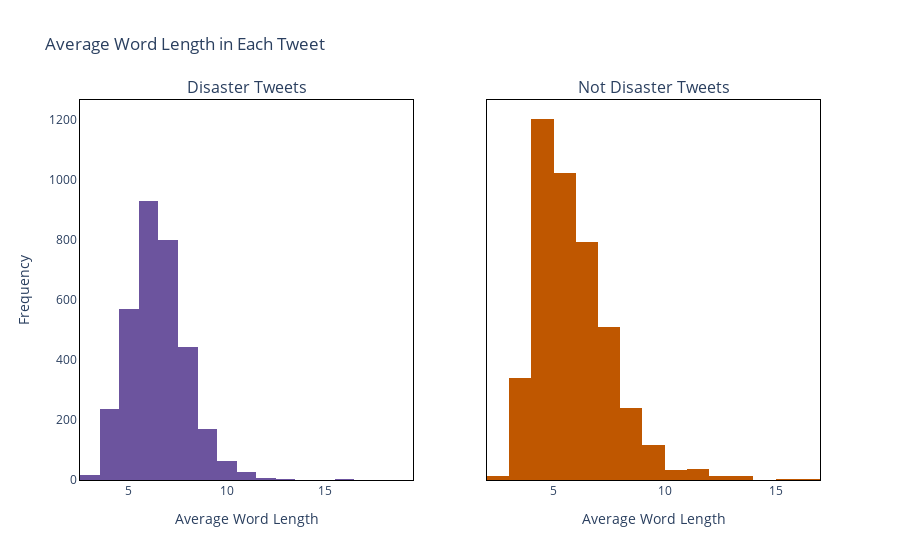

Source (notebook cell):
### Code cell
# Create subplots with one row and two columns
fig = sp.make_subplots(rows=1, cols=2, subplot_titles=['Disaster Tweets', 'Not Disaster Tweets'],
                       shared_yaxes=True)

# Disaster tweets
word_disaster = tweet[tweet['target'] == 1]['text'].str.split().apply(lambda x: [len(i) for i in x])
fig.add_trace(go.Histogram(x=word_disaster.map(lambda x: np.mean(x)), marker_color=violet, nbinsx=20), row=1, col=1)

# Not disaster tweets
word_not_disaster = tweet[tweet['target'] == 0]['text'].str.split().apply(lambda x: [len(i) for i in x])
fig.add_trace(go.Histogram(x=word_not_disaster.map(lambda x: np.mean(x)), marker_color=dark_orange, nbinsx=20), row=1, col=2)

# Update layout with titles and labels
fig.update_layout(
    title='Average Word Length in Each Tweet',
    xaxis=dict(title='Average Word Length'),
    yaxis=dict(title='Frequency'),
    xaxis2=dict(title='Average Word Length'),
    showlegend=False,  # Hide legend for individual clarity
    plot_bgcolor='white',
    paper_bgcolor='white'  # Set the paper background to white
)

# Update axis appearance
fig.update_xaxes(showline=True, linewidth=1, linecolor='black', mirror=True)
fig.update_yaxes(showline=True, linewidth=1, linecolor='black', mirror=True)

# Show the plot
fig.show()

### Figure 1 — Plotly figure (JSON) as saved in the notebook; plotly's stock layout.template omitted (floating-point values rounded to 4 significant figures; data arrays with more than 128 entries replaced by an {"elided": "..."} marker saying what was removed)
{"data": [{"marker": {"color": "rgb(108, 84, 158)"}, "nbinsx": 20, "type": "histogram", "x": {"elided": "3271 float values"}, "xaxis": "x", "yaxis": "y"}, {"marker": {"color": "rgb(191, 87, 0)"}, "nbinsx": 20, "type": "histogram", "x": {"elided": "4342 float values"}, "xaxis": "x2", "yaxis": "y2"}], "layout": {"annotations": [{"font": {"size": 16}, "showarrow": false, "text": "Disaster Tweets", "x": 0.225, "xanchor": "center", "xref": "paper", "y": 1, "yanchor": "bottom", "yref": "paper"}, {"font": {"size": 16}, "showarrow": false, "text": "Not Disaster Tweets", "x": 0.775, "xanchor": "center", "xref": "paper", "y": 1, "yanchor": "bottom", "yref": "paper"}], "paper_bgcolor": "white", "plot_bgcolor": "white", "showlegend": false, "title": {"text": "Average Word Length in Each Tweet"}, "xaxis": {"anchor": "y", "domain": [0, 0.45], "linecolor": "black", "linewidth": 1, "mirror": true, "showline": true, "title": {"text": "Average Word Length"}}, "xaxis2": {"anchor": "y2", "domain": [0.55, 1], "linecolor": "black", "linewidth": 1, "mirror": true, "showline": true, "title": {"text": "Average Word Length"}}, "yaxis": {"anchor": "x", "domain": [0, 1], "linecolor": "black", "linewidth": 1, "mirror": true, "showline": true, "title": {"text": "Frequency"}}, "yaxis2": {"anchor": "x2", "domain": [0, 1], "linecolor": "black", "linewidth": 1, "matches": "y", "mirror": true, "showline": true, "showticklabels": false}}}
